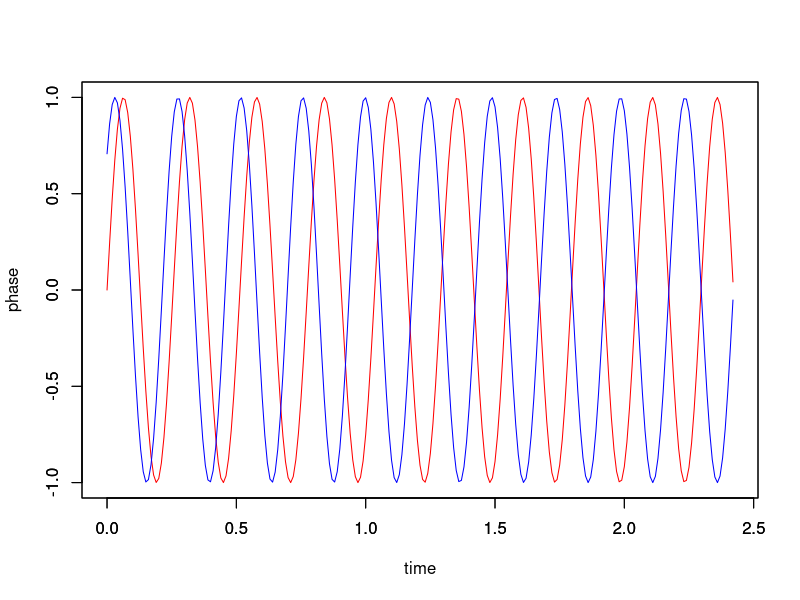
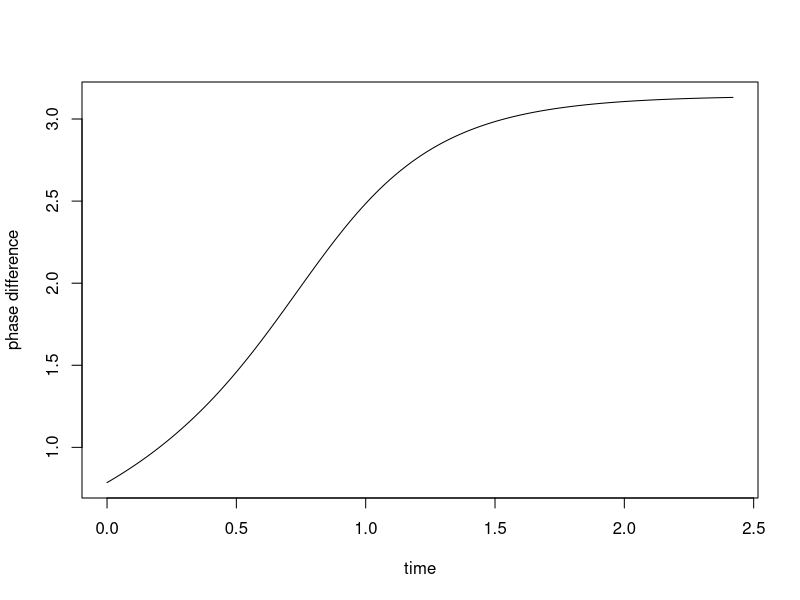

Write the R code that produced these figures, in order.
data <- read.csv("output_theta.csv", header = T)
# data.phasediff <- read.csv("output_phasediff.csv", header = T)

t_0 = min(data$time)
t_end = max(data$time)

png(filename = "output_PhaseCurve.png", height = 600, width = 300 * (t_end - t_0), res = 144)
plot(data$time, data$theta_1, type = "l", col = "red", xlab="time", ylab = "phase")
par(new=T)
plot(data$time, data$theta_2, type = "l", col = "blue", xlab="", ylab = "")
#3個体の時
# par(new=T)
# plot(data$time, data$theta_3, type = "l", col = "green", xlab="", ylab = "")
dev.off()

#3個体のときはオフ
png(filename = "output_PhaseDiff.png", height = 600, width = 600, res = 144)
plot(data$time, data$phase_diff, type = "l", xlab="time", ylab="phase difference")
dev.off()